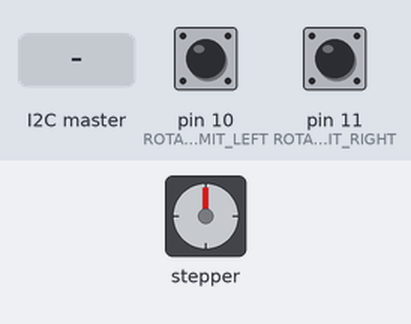
Recording of a sketch running on a simulated Arduino Uno, built with avr-gcc and run on an emulated ATmega328P. Shown: stepper motor. The test bench sets the inputs (shaded band); at power-on: pin 10 (ROTATE_LIMIT_LEFT) HIGH, pin 11 (ROTATE_LIMIT_RIGHT) HIGH. Stepper angles assume 200 steps per turn; what the sketch prints to the serial monitor is not drawn.

Above: at 1.2 s.
1.3 s: the I2C master sends the byte 90
At 3.6 s:
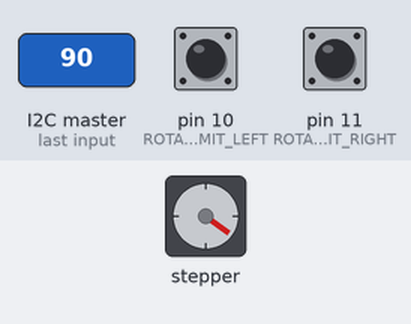
4.3 s: the I2C master sends the byte 200
At 6.6 s:
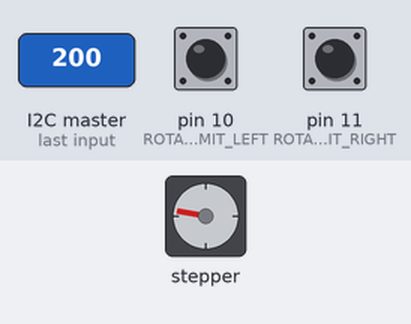
8.9 s: the I2C master sends the byte 1
At 9.45 s:
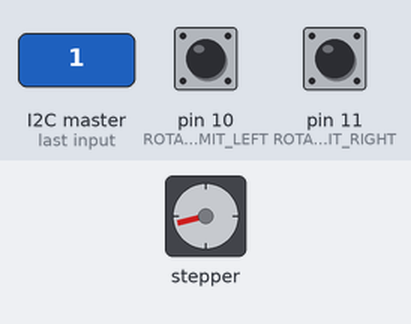
Timing chart, 0 to 12.7 s (numbered marks = the images above; inputs shaded):
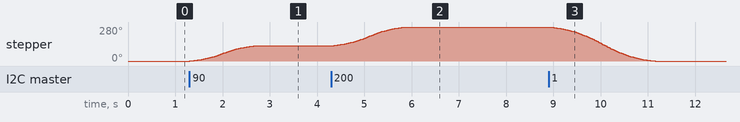

The sketch:

rotation_main.ino
```cpp
/**
 * @file rotation_main.ino
 * @brief Main program for Arduino B (rotation control)
 *
 * Hardware Setup:
 * - This Arduino receives [angle_byte] from the Raspberry Pi over I2C.
 * - It maps the angle to stepper steps and rotates the arm accordingly.
 *
 * Stepper Driver Connections:
 *   Rotation Stepper:
 *     - STEP → pin 2
 *     - DIR  → pin 3
 *
 * I2C:
 *   - SDA  → A4
 *   - SCL  → A5
 *   - GND shared with Raspberry Pi
 *
 * Usage:
 *   - Upload this along with rotation_control.h/.cpp
 *   - Use Raspberry Pi to send angle_byte
 */

#include "rotation_control.h"
#include "rotation_endstop.h"

void setup() {
  Serial.begin(9600);
  setupRotationStepper();
  setupRotationEndstops();
  Wire.begin(ROTATION_I2C_ADDRESS);
  Wire.onReceive(receiveRotationEvent);
}

void loop() {
  if (rotationEndstopPressed()) {
    Serial.println("Rotation end stop triggered — halting motor");
    rotateStepper.stop();
  } else {
    updateRotationStepper();
  }
}
```

rotation_control.cpp
```cpp
/**
 * @file rotation_control.cpp
 * @brief Implements control of a single stepper motor for rotational movement.
 *
 * Hardware Connections (Arduino B - Rotation Control, I2C Address: 0x09):
 * - Stepper Driver:
 *     - STEP → pin 2
 *     - DIR  → pin 3
 * - I2C (shared with Raspberry Pi and linear Arduino):
 *     - SDA → A4
 *     - SCL → A5
 *     - GND shared with Raspberry Pi
 * - ENDSTOPS :
 *     - LIMIT_SWITCH_1 → pin D11, GND, 5V
 *     - LIMIT_SWITCH_2 → pin D12, GND, 5V
 *
 * Functionality:
 * - Receives one byte via I2C: [angle_byte]
 * - Maps angle_byte (0–255) to target steps (0–200 for 0–180° rotation)
 * - Commands rotation stepper motor to move to calculated target using AccelStepper
 */

 #include "rotation_control.h"

 // Instantiate the rotation stepper
 AccelStepper rotateStepper(AccelStepper::DRIVER, ROTATE_STEP_PIN, ROTATE_DIR_PIN);

 volatile int targetRotateSteps = 0;
 volatile bool newRotateCommand = false;

 void setupRotationStepper() {
   rotateStepper.setMaxSpeed(500);
   rotateStepper.setAcceleration(100);
   rotateStepper.setCurrentPosition(0);
 }

 void updateRotationStepper() {
   rotateStepper.moveTo(targetRotateSteps);
   rotateStepper.run();
 }

 void receiveRotationEvent(int howMany) {
   if (howMany < 1) return;  // Only angle byte is needed for rotation
   uint8_t angleByte = Wire.read();

   targetRotateSteps = map(angleByte, 0, MAX_ANGLE_BYTE, 0, MAX_ROTATE_STEPS);
   newRotateCommand = true;

   Serial.print("[ROTATION I2C] Angle byte: ");
   Serial.print(angleByte);
   Serial.print(" → Rotate steps: ");
   Serial.println(targetRotateSteps);
 }
 
```

rotation_control.h
```cpp
/**
 * @file rotation_control.h
 * @brief Header for controlling Arduino B (rotation control)
 *
 * Hardware Connections (Arduino B - Rotation Control, I2C Address: 0x09):
 * - Stepper Driver:
 *     - STEP → pin 2
 *     - DIR  → pin 3
 * - I2C (shared with Pi and other Arduino):
 *     - SDA → A4
 *     - SCL → A5
 *     - GND shared with Raspberry Pi
 * - ENDSTOPS :
 *     - LIMIT_SWITCH_1 → pin D11, GND, 5V
 *     - LIMIT_SWITCH_2 → pin D12, GND, 5V
 *
 * Function:
 * - Receives one byte from the Raspberry Pi: [angle_byte]
 * - Maps angle_byte (0–255) to a rotational step target (0–180° equivalent)
 * - Updates the target position for the rotational stepper motor.
 */

 #ifndef ROTATION_CONTROL_H
 #define ROTATION_CONTROL_H

 #include <AccelStepper.h>
 #include <Wire.h>

 // === Pin Definitions ===
 #define ROTATE_STEP_PIN 2
 #define ROTATE_DIR_PIN 3

 // === I2C Configuration ===
 #define ROTATION_I2C_ADDRESS 0x09  // Arduino B (rotation control)

 // === Rotation Limits ===
 const int MAX_ROTATE_STEPS = 200;   // Max steps for 180° rotation
 const int MAX_ANGLE_BYTE = 255;     // Max incoming angle byte from Pi

 // === Stepper Declaration ===
 extern AccelStepper rotateStepper;

 // === Shared State ===
 extern volatile int targetRotateSteps;
 extern volatile bool newRotateCommand;

 // === Function Prototypes ===
 void setupRotationStepper();
 void updateRotationStepper();
 void receiveRotationEvent(int howMany);

 #endif
 
```

rotation_endstop.cpp
```cpp
/**
 * @file rotation_endstop.cpp
 * @brief
 *   Implements debounced input from 2 end stops to limit rotation.
 *   Designed for Arduino B handling 180° sweep control.
 */

 #include "rotation_endstop.h"

 static int lastLeftState = HIGH, lastRightState = HIGH;
 static unsigned long lastDebounceTime = 0;

 void setupRotationEndstops() {
   pinMode(ROTATE_LIMIT_LEFT, INPUT_PULLUP);
   pinMode(ROTATE_LIMIT_RIGHT, INPUT_PULLUP);
 }

 // Returns true if either left or right rotation limit is triggered
 bool rotationEndstopPressed() {
   int left = digitalRead(ROTATE_LIMIT_LEFT);
   int right = digitalRead(ROTATE_LIMIT_RIGHT);

   if ((left != lastLeftState) || (right != lastRightState)) {
     lastDebounceTime = millis();
   }

   lastLeftState = left;
   lastRightState = right;

   if ((millis() - lastDebounceTime) > ROTATE_DEBOUNCE_DELAY) {
     return (left == LOW || right == LOW);
   }

   return false;
 }
 
```

rotation_endstop.h
```cpp
/**
 * @file rotation_endstop.h
 * @brief
 *   Header for managing 2 end stops on the Rotational Arduino (Arduino B).
 *   These define the angular boundaries of rotation (e.g. 0° and 180°).
 *
 * Usage:
 *   - Stops rotational motion if either limit switch is pressed.
 *
 * Hardware (for Arduino B - Rotation Control):
 *   ROTATE_LIMIT_LEFT  → pin D10 (e.g., 0° limit)
 *   ROTATE_LIMIT_RIGHT → pin D11 (e.g., 180° limit)
 *
 * Switch Logic:
 *   - HIGH = not pressed
 *   - LOW  = pressed → stop rotation
 */

 #ifndef ROTATION_ENDSTOP_CONTROL_H
 #define ROTATION_ENDSTOP_CONTROL_H

 #include <Arduino.h>

 // Pin assignments for rotation limits
 #define ROTATE_LIMIT_LEFT 10
 #define ROTATE_LIMIT_RIGHT 11

 const unsigned long ROTATE_DEBOUNCE_DELAY = 50;

 void setupRotationEndstops();
 bool rotationEndstopPressed();

 #endif
 
```

Measured:
- after the input at 1.3 s, stepper: turns 126° clockwise in 1.4 s, starting at once
- after the input at 4.3 s, stepper: turns 154° clockwise in 1.6 s, starting at once
- after the input at 8.9 s, stepper: turns 280° counter-clockwise in 2.3 s, starting at once
